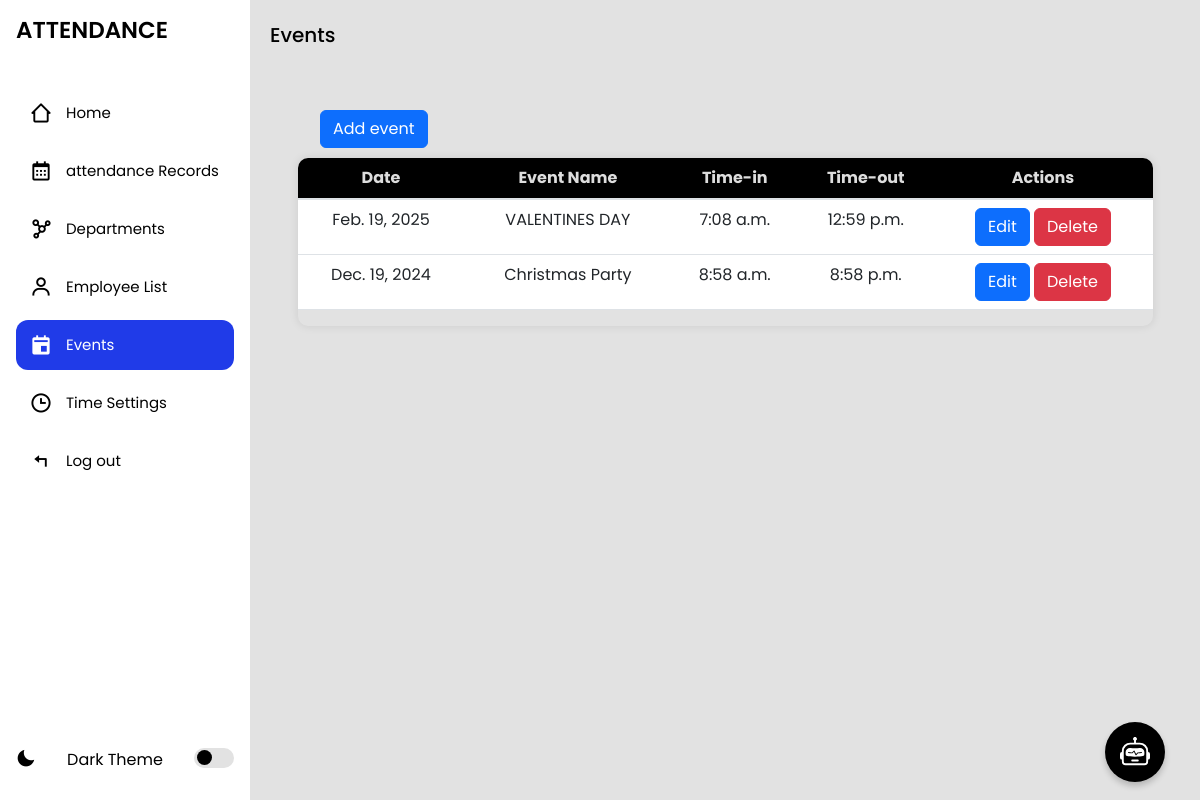
The app's page /schedules/ with its own data.
### myapp/models.py (models this page shows, shortened)
class CustomSchedule(models.Model):
    date = models.DateField(unique=True)
    time_in = models.TimeField()
    time_out = models.TimeField()
    reason = models.TextField(blank=True)

### myapp/views.py (the view, shortened to what this page needs)
# urls.py: path('schedules/', views.schedule_list, name='schedule_list'),
def schedule_list(request):
    schedules = CustomSchedule.objects.all()
    alert_message = None
    alert_icon = None
    today = date.today()
    schedule_exists_today = CustomSchedule.objects.filter(date=today).exists()
    attendance_exists_today = Attendance.objects.filter(date=today).exists()
    button_display = not (schedule_exists_today and attendance_exists_today)
    return render(request, 'schedule_list.html', {
        'schedules': schedules,
        'alert_message': alert_message,
        'alert_icon': alert_icon,
        'button_display': button_display,
        'today': today,
        'attendance_exists_today': attendance_exists_today,
    })

### myapp/templates/schedule_list.html (shortened to what this page needs)
{% extends 'index.html' %}
{% block content %}
<section class="home">
    <p>Events</p>
    <div class='add-emp'
    style="
        display: flex;
        flex-direction: row;
        gap:643px;
        align-items: center;
        justify-content: start;
        margin-left: 70px;
        margin-top: 40px;
        ">
    <button title="Add new employee" type="button"
    class="btn btn-primary"
    data-bs-toggle="modal"
    data-bs-target="#addCustomModal"
    >Add event
    </button>
    </div>
<div class="table-container">
    <table class="table">
        <thead>
            <tr>
                <th scope="col">Date</th>
                <th scope="col">Event Name</th>
                <th scope="col">Time-in</th>
                <th scope="col">Time-out</th>
                <th scope="col">Actions</th>
            </tr>
        </thead>
        <tbody>
            {% for schedule in schedules %}
            <tr>
                <td>{{ schedule.date }}</td>
                <td>{{ schedule.reason|default:"N/A" }}</td>
                <td>{{ schedule.time_in }}</td>
                <td>{{ schedule.time_out }}</td>
                 <td>
                    {% if schedule.date == today and attendance_exists_today %}
                    {% else %}
                        <button type="button" class="btn btn-primary" data-bs-toggle="modal" data-bs-target="#editModal-{{ schedule.id }}">
                            Edit
                        </button>
                    {% endif %}
                        <button type="button" class="btn btn-danger" data-bs-toggle="modal" data-bs-target="#deleteModal-{{ schedule.id }}">
                            Delete
                        </button>
                    </div>
                </td>
            </tr>
            {% empty %}
            <tr>
                <td colspan="5">No schedules available.</td>
            </tr>
            {% endfor %}
</section>
{% endblock %}

### myapp/static/css/styles.css (style rules this page uses)
* { margin: 0; padding: 0; box-sizing: border-box; font-family: "Poppins", sans-serif; --color-hover: rgb(32, 59, 232); --transition: all 0.2s ease; }
:root { --color-white: #fff; --color-black: #000; --color-bg: #e2e2e2; }
.home { position: relative; top: 0; left: 78px; width: calc(100% - 78px); min-height: 100vh; background: var(--color-bg); z-index: 6; transition: var(--transition); }
.sidebar.expand ~ .home { left: 250px; width: calc(100% - 250px); transition: var(--transition); }
.home p { font-size: 20px; font-weight: 500; color: var(--color-black); display: inline-block; margin: 20px; white-space: nowrap; }
button { padding: 10px; background-color: rgb(32, 59, 232); color: white; border: none; cursor: pointer; }
.table-container { width: 90%; max-height: 300px; overflow-y: scroll; margin: 30px auto; margin-top: 10px; border-radius: 10px; box-shadow: 0 0 10px rgba(0, 0, 0, 0.1); }
.table-container { scrollbar-width: thin; scrollbar-color: transparent transparent; }
.table { width: 100%; background-color: transparent; border-collapse: collapse; }
.table th, .table td { padding: 0.75rem; vertical-align: top; border: px solid #000000; }
.table thead th { position: sticky; top: 0; z-index: 10; vertical-align: bottom; border-bottom: 2px solid #dee2e6; background-color: #000000; text-align: left; color: #ddd; text-align: center; }
.table th { font-weight: bold; background-color: #f8f9fa; }
.table tr:nth-child(even) { background-color: #f2f2f2; }
.table tr:nth-child(odd) { background-color: #f2f2f2; }
.table td { text-align: center; }

### records on screen
CustomSchedule: date "Feb. 19, 2025", reason "VALENTINES DAY", time_in "7:08 a.m.", time_out "12:59 p.m."
CustomSchedule: date "Dec. 19, 2024", reason "Christmas Party", time_in "8:58 a.m.", time_out "8:58 p.m."
